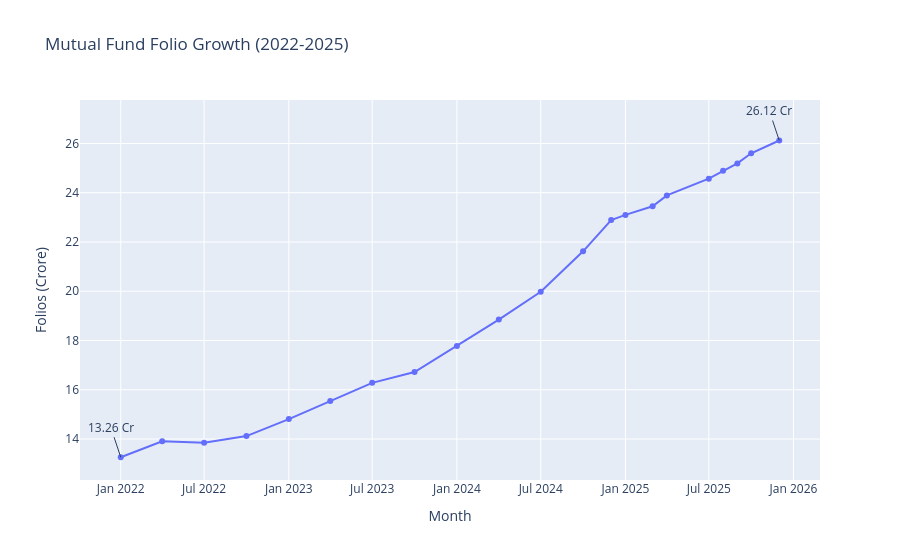

Notebook code cell kept with this figure:
### Code cell
# ==================================================
# 7. FOLIO COUNT GROWTH
# ==================================================
import plotly.express as px

fig = px.line(
    folios,
    x="month",
    y="total_folios_crore",
    markers=True,
    title="Mutual Fund Folio Growth (2022-2025)"
)

fig.add_annotation(
    x=folios.iloc[0]["month"],
    y=folios.iloc[0]["total_folios_crore"],
    text="13.26 Cr",
    showarrow=True
)

fig.add_annotation(
    x=folios.iloc[-1]["month"],
    y=folios.iloc[-1]["total_folios_crore"],
    text="26.12 Cr",
    showarrow=True
)

fig.update_layout(
    xaxis_title="Month",
    yaxis_title="Folios (Crore)"
)

fig.show()

### Figure 1 — Plotly figure (JSON) as saved in the notebook; plotly's stock layout.template omitted (floating-point values rounded to 4 significant figures)
{"data": [{"hovertemplate": "month=%{x}<br>total_folios_crore=%{y}<extra></extra>", "legendgroup": "", "line": {"color": "#636efa", "dash": "solid"}, "marker": {"symbol": "circle"}, "mode": "lines+markers", "name": "", "orientation": "v", "showlegend": false, "type": "scatter", "x": ["2022-01-01T00:00:00.000000000", "2022-04-01T00:00:00.000000000", "2022-07-01T00:00:00.000000000", "2022-10-01T00:00:00.000000000", "2023-01-01T00:00:00.000000000", "2023-04-01T00:00:00.000000000", "2023-07-01T00:00:00.000000000", "2023-10-01T00:00:00.000000000", "2024-01-01T00:00:00.000000000", "2024-04-01T00:00:00.000000000", "2024-07-01T00:00:00.000000000", "2024-10-01T00:00:00.000000000", "2024-12-01T00:00:00.000000000", "2025-01-01T00:00:00.000000000", "2025-03-01T00:00:00.000000000", "2025-04-01T00:00:00.000000000", "2025-07-01T00:00:00.000000000", "2025-08-01T00:00:00.000000000", "2025-09-01T00:00:00.000000000", "2025-10-01T00:00:00.000000000", "2025-12-01T00:00:00.000000000"], "xaxis": "x", "y": [13.26, 13.91, 13.85, 14.12, 14.81, 15.54, 16.28, 16.72, 17.78, 18.85, 19.98, 21.62, 22.89, 23.1, 23.45, 23.89, 24.57, 24.89, 25.19, 25.6, 26.12], "yaxis": "y"}], "layout": {"annotations": [{"showarrow": true, "text": "13.26 Cr", "x": "2022-01-01T00:00:00", "y": 13.26}, {"showarrow": true, "text": "26.12 Cr", "x": "2025-12-01T00:00:00", "y": 26.12}], "legend": {"tracegroupgap": 0}, "title": {"text": "Mutual Fund Folio Growth (2022-2025)"}, "xaxis": {"anchor": "y", "domain": [0, 1], "title": {"text": "Month"}}, "yaxis": {"anchor": "x", "domain": [0, 1], "title": {"text": "Folios (Crore)"}}}}
